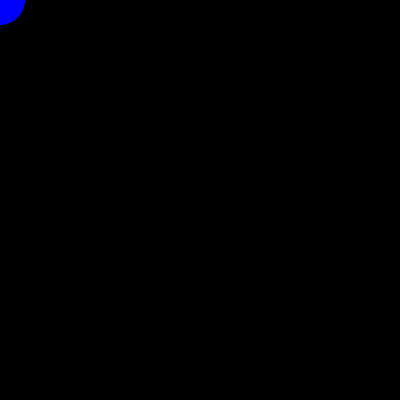
Frame 1 (no input)
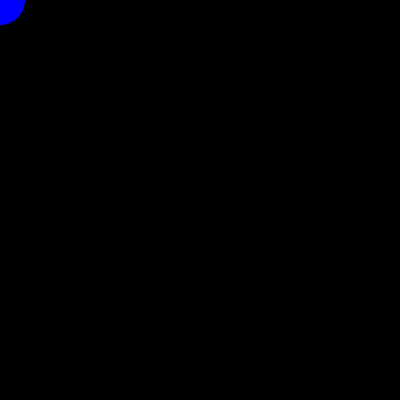
Frame 60 (the mouse pressed at the canvas centre just before this capture)
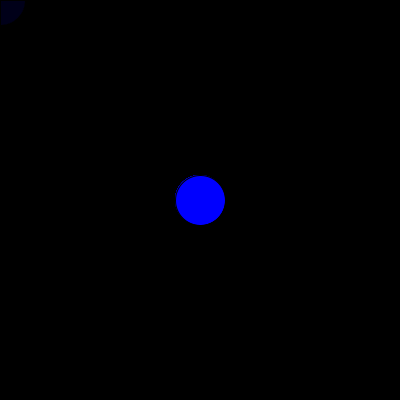
Frame 120 (the mouse held since frame 60 and released just before this capture)

The Processing sketch that drew these frames (run headless with seeded random() and noise(); from frame 60 on, the mouse is pressed at the canvas centre):

// Processing sketch: Circles_01
// ── Circles_01.pde
int count = 0;
color c;
color boxC= color(0,0,0,10);

void setup(){
  size(400, 400);                                      //window size
  smooth();
  frameRate(10);
  background(0);    //background color;
}

void  draw(){
  fill(boxC);
  rect(0,0,width, height);
  //color c = color(255,0,0,count);          //alpha = the smaller the number the more transparent it is
  c = color(0,0,255);
  fill(c);
  ellipse(mouseX, mouseY,50,50);
  //ellipse(width/2, height/2,100,100);

  if (count>=255){
    count = 0;
  }
  else{
    count ++;
  }
}
